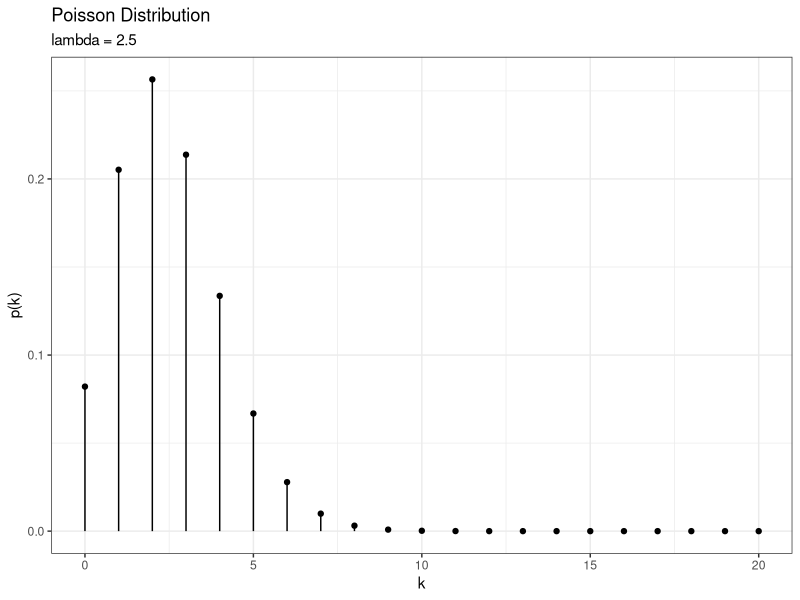
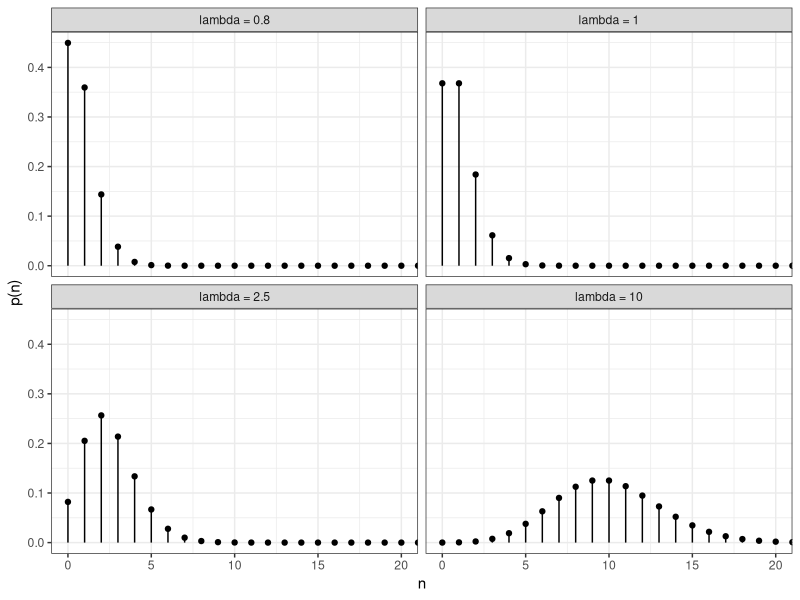
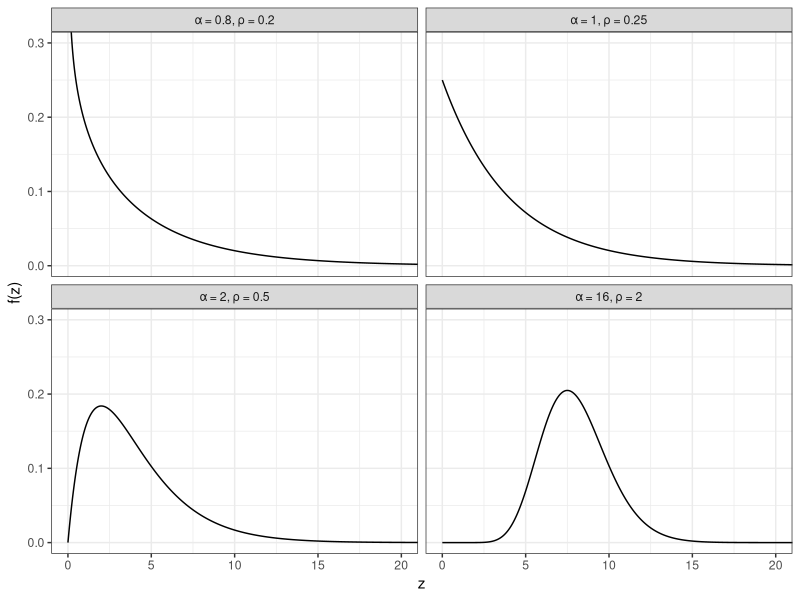
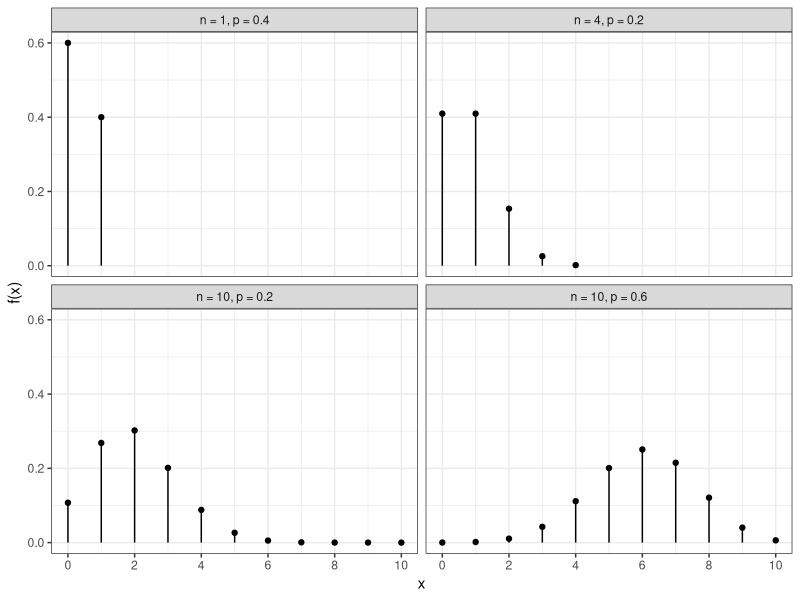

These figures' R source, in order:
#####
# 2. Prova Distributions
# Leonardo Stincone
# 21/11/2020
# R 4.0.2
#####

library(tidyverse)
library(knitr)
library(kableExtra)

theme_set(theme_bw())




# Poisson ####

lambda = 2.5

tibble(
  x = 0:20
) %>% 
  mutate(
    y = dpois(x = x, lambda = lambda)
  ) %>% 
  ggplot(aes(x = x, y = y)) +
  geom_point() +
  geom_segment(aes(xend = x),
               yend = 0) +
  labs(x = "k", y = "p(k)",
       title = "Poisson Distribution",
       subtitle = str_c("lambda = ", lambda))



# tibble(x = 0:20) %>% 
#   crossing(
#     tibble(
#       lambda = c(.8, 1, 2.5, 10)
#     )
#   ) %>% 
#   mutate(
#     y = dpois(x = x, lambda = lambda),
#     lambda_label = str_c("lambda = ", lambda) %>% 
#       fct_inorder()
#   ) %>% 
#   ggplot(aes(x = x, y = y)) +
#   geom_point() +
#   geom_segment(
#     aes(xend = x),
#     yend = 0
#   ) +
#   facet_wrap(~lambda_label) +
#   labs(
#     x = "k", y = "p(k)",
#     title = "Poisson Distribution"
#   )

tibble(x = 0:22) %>% 
  crossing(
    tibble(
      lambda = c(.8, 1, 2.5, 10)
    )
  ) %>% 
  mutate(
    y = dpois(x = x, lambda = lambda),
    lambda_label = str_c("lambda = ", lambda) %>% 
      fct_inorder()
  ) %>% 
  ggplot(aes(x = x, y = y)) +
  geom_point() +
  geom_segment(
    aes(xend = x),
    yend = 0
  ) +
  facet_wrap(~lambda_label) +
  coord_cartesian(
    xlim = c(0, 20)
  ) +
  labs(
    x = "n", y = "p(n)"
  )


# Gamma ####


tibble(x = seq(from = 0, to = 25, by = .01)) %>% 
  crossing(
    tibble(
      alpha = c(.8, 1, 2, 16),
      rho = c(.2, .25, .5, 2)
    )
  ) %>% 
  mutate(
    y = dgamma(x = x, shape = alpha, rate = rho),
    # label = str_c("alpha = ", alpha, ", rho = ", rho) %>% 
    #   fct_inorder()
    label = str_c("\u03b1 = ", alpha, ", \u03c1 = ", rho) %>% 
      fct_inorder()
  ) %>% 
  ggplot(aes(x = x, y = y)) +
  geom_line() +
  facet_wrap(~label) +
  coord_cartesian(
    ylim = c(0, .3),
    xlim = c(0, 20)
  ) +
  labs(
    x = "z", y = "f(z)"
  )






# Binomial ####


tibble(x = seq(from = 0, to = 10, by = 1)) %>% 
  crossing(
    tibble(
      n = c(1, 4, 10, 10),
      p = c(.4, .2, .2, .6)
    )
  ) %>%
  filter(x <= n) %>% 
  mutate(
    y = dbinom(x = x, size = n, prob = p),
    # label = str_c("alpha = ", alpha, ", rho = ", rho) %>% 
    #   fct_inorder()
    label = str_c("n = ", n, ", p = ", p) %>% 
      fct_inorder()
  ) %>%
  ggplot(aes(x = x, y = y)) +
  geom_point() +
  geom_segment(aes(xend = x),
               yend = 0) +
  facet_wrap(~label) +
  coord_cartesian(
    # ylim = c(0, .3),
    xlim = c(0, 10)
  ) +
  labs(
    x = "x", y = "f(x)"
  ) +
  scale_x_continuous(breaks = seq(from = 0, to = 10, by = 2))
